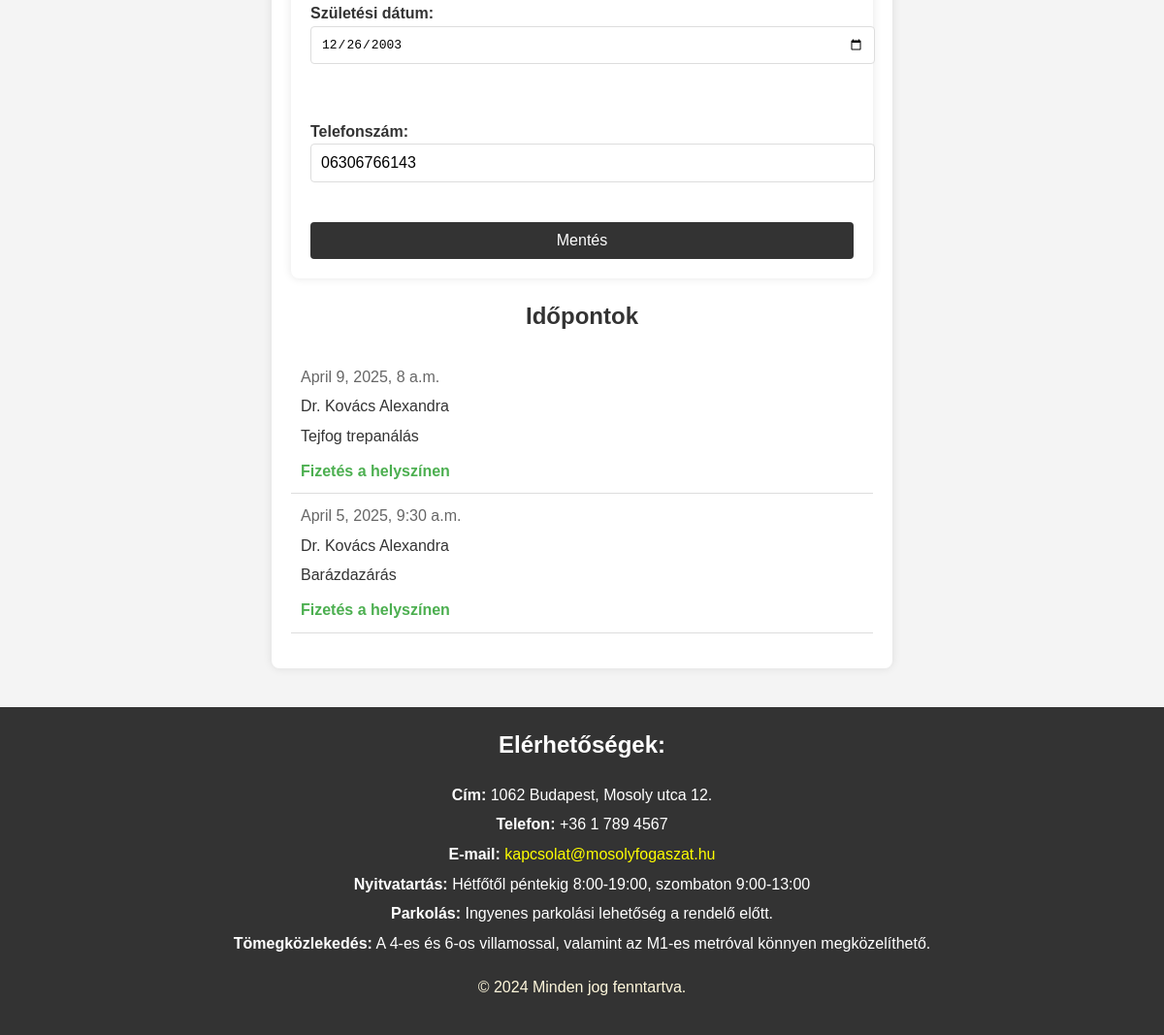
The app's page /profile/ (signed in, lower part), older data.
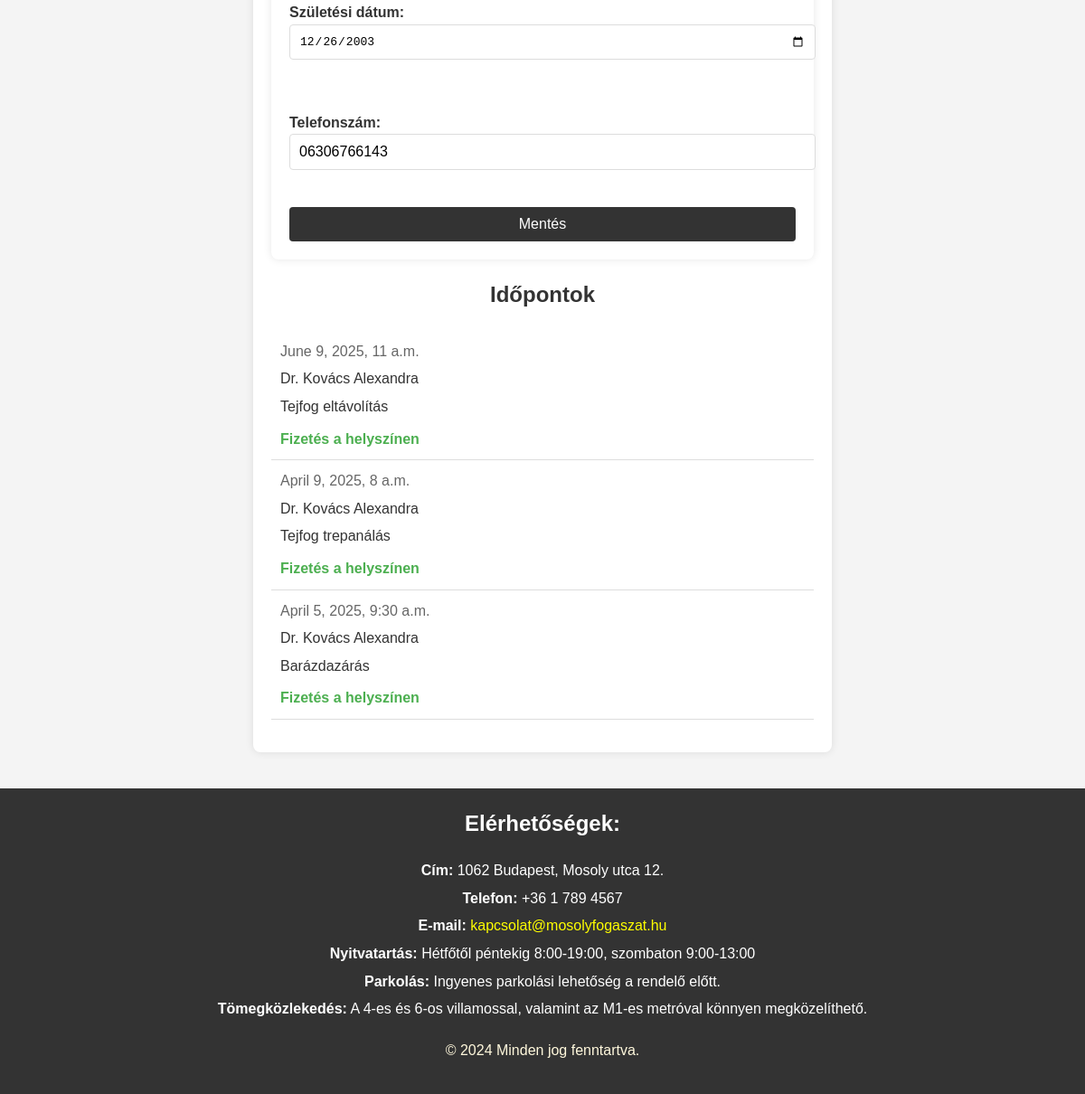
The same page, newer data.
### rendeloweboldal/models.py (models this page shows, shortened)
class Patient(models.Model):
    id = models.CharField(max_length=64, primary_key=True)
    name = models.CharField(max_length=255)
    gender = models.CharField(max_length=10, choices=[('male', 'Male'), ('female', 'Female')])
    birthDate = models.DateField(null=True, blank=True)
    telecom = models.CharField(max_length=255, null=True, blank=True)

class Appointment(models.Model):
    id = models.UUIDField(primary_key=True, default=uuid4, editable=False)
    patient = models.CharField(max_length=64, null=True, blank=True)
    practitioner = models.ForeignKey(Doctor, on_delete=models.SET_NULL, null=True, blank=True)
    treatment = models.ForeignKey(Treatment, on_delete=models.SET_NULL, null=True, blank=True)
    start = models.DateTimeField()
    end = models.DateTimeField()
    status = models.CharField(max_length=64, null=True, blank=True)  # Időpont státusza (pl. foglalt, elérhető)
    custom_description = models.TextField(null=True, blank=True)  # Időpont leírása, ezt szerkeszti a kezelőorvos

class Doctor(models.Model):
    id = models.CharField(max_length=64, primary_key=True)
    name = models.CharField(max_length=255)
    photo = models.ImageField(upload_to='doctor_pictures/', null=True, blank=True)
    qualification = models.TextField(null=True, blank=True)

class Treatment(models.Model):
    id = models.UUIDField(primary_key=True, default=uuid4, editable=False)
    name = models.CharField(max_length=255)
    description = models.TextField()
    duration = models.DurationField(null=True, blank=True)
    price = models.DecimalField(max_digits=10, decimal_places=0)

### rendeloweboldal/views.py (the view)
# urls.py: path('profile/', views.profile_view, name='profile'),
@login_required
def profile_view(request):
    user = request.user
    patient_form = None
    doctor_form = None
    if user.is_superuser:
        patient_form = None
    elif user.is_staff:
        doctor = get_object_or_404(Doctor, id=user.id)
        doctor_form = DoctorForm(request.POST or None, request.FILES or None, instance=doctor)
    else:
        try:
            patient = get_object_or_404(Patient, id=user.id)
            patient_form = PatientForm(request.POST or None, instance=patient)
        except Patient.DoesNotExist:
            patient_form = None
    if request.method == 'POST':
        form = ProfileForm(request.POST, request.FILES, instance=user)
        if form.is_valid():
            user = form.save(commit=False)
            if form.cleaned_data['password1']:
                user.set_password(form.cleaned_data['password1'])
            user.save()
            if patient_form and patient_form.is_valid():
                patient_form.save()
            if doctor_form and doctor_form.is_valid():
                doctor_form.save()
            update_session_auth_hash(request, user)
            messages.success(request, "A profilja sikeresen frissítve lett.")
            logger.info("Profile updated successfully")
            return redirect('profile')
        else:
            logger.error("Profile form is not valid: %s", form.errors)
    else:
        form = ProfileForm(instance=user)
    appointments = Appointment.objects.filter(patient=user.id, status='booked').select_related('paymentstatus').order_by('-start') if not user.is_superuser and not hasattr(user, 'doctor') else None
    now = timezone.now()
    return render(request, 'profile.html', {'form': form, 'patient_form': patient_form, 'doctor_form': doctor_form, 'appointments': appointments, 'now': now})

### rendeloweboldal/forms.py (shortened to what this page needs)
class ProfileForm(forms.ModelForm):
    password1 = forms.CharField(widget=forms.PasswordInput, label='Új jelszó', required=False)
    password2 = forms.CharField(widget=forms.PasswordInput, label='Új jelszó megerősítése', required=False)
    class Meta:
        model = RendeloUser
        fields = ['username', 'email', 'password1', 'password2']
    username = forms.CharField(
        max_length=255,
        label='Felhasználónév',
        validators=[RegexValidator(
            regex=r'^[\w.@+\-_]+$',
            message='Enter a valid username. This value may contain only letters, numbers, and @/./+/-/_ characters.'
        )]
    )
    email = forms.EmailField(label='Email cím', widget=forms.EmailInput(attrs={'style': 'width: 100%;'}))

class PatientForm(forms.ModelForm):
    class Meta:
        model = Patient
        fields = ['name', 'gender', 'birthDate', 'telecom']
    name = forms.CharField(max_length=255, label='Teljes név')
    gender = forms.ChoiceField(choices=[('male', 'Férfi'), ('female', 'Nő')], label='Nem')
    birthDate = forms.DateField(widget=forms.DateInput(attrs={'type': 'date'}), label='Születési dátum')
    telecom = forms.CharField(max_length=255, label='Telefonszám', required=False)

### rendeloweboldal/templates/profile.html (shortened to what this page needs)
{% extends "base.html" %}
{% load static %}
{% block content %}
<section class="profile">
    <form method="post" enctype="multipart/form-data" onsubmit="return validatePasswords()">
        {% if patient_form %}
            {{ patient_form.as_p }}
        {% endif %}
        <button type="submit">Mentés</button>
    </form>
    {% if not user.is_superuser and not user.is_staff %}
        <h2>Időpontok</h2>
        {% if appointments %}
            <ul class="appointments-list">
                {% for appointment in appointments %}
                    <li class="appointment-item" onclick="goToEdit_appointment('{{ appointment.id }}')">
                        <div class="appointment-details">
                            <span class="appointment-time">{{ appointment.start }}</span>
                            <span class="appointment-practitioner">{{ appointment.practitioner.name }}</span>
                            <span class="appointment-treatment">{{ appointment.treatment.name }}</span>
                            <span class="appointment-payment-status">
                                {% if appointment.paymentstatus.is_paid %}
                                    Fizetve
                                {% else %}
                                    Fizetés a helyszínen
                                {% endif %}
                            </span>
                        </div>
                    </li>
                {% endfor %}
            </ul>
        {% else %}
            <p>Nincsenek lefoglalt időpontjai.</p>
        {% endif %}
    {% endif %}
</section>
{% endblock %}

### rendeloweboldal/templates/base.html (shortened to what this page needs)
{% load static %}
<!DOCTYPE html>
<html lang="hu">
<head>
    <link rel="stylesheet" href="{% static 'css/style.css' %}">
    <link rel="stylesheet" id="color-scheme" href="{% static 'css/colors_light.css' %}">
</head>
<body>
    <main>
        {% block content %}{% endblock %}
    </main>
    <footer>
        <div class="contact-info">
            <h2>Elérhetőségek:</h2>
            <p><strong>Cím:</strong> 1062 Budapest, Mosoly utca 12.</p>
            <p><strong>Telefon:</strong> +36 1 789 4567</p>
            <p><strong>E-mail:</strong> <a href="mailto:kapcsolat@mosolyfogaszat.hu">kapcsolat@mosolyfogaszat.hu</a></p>
            <p><strong>Nyitvatartás:</strong> Hétfőtől péntekig 8:00-19:00, szombaton 9:00-13:00</p>
            <p><strong>Parkolás:</strong> Ingyenes parkolási lehetőség a rendelő előtt.</p>
            <p><strong>Tömegközlekedés:</strong> A 4-es és 6-os villamossal, valamint az M1-es metróval könnyen megközelíthető.</p>
        </div>
        <p class="copy">&copy; 2024 Minden jog fenntartva.</p>
    </footer>
</body>
</html>

### rendeloweboldal/static/Css/style.css (style rules this page uses)
body { font-family: Arial, sans-serif; line-height: 1.6; margin: 0; padding: 0; background-color: #f4f4f4; }
main { padding: 20px; }
form { background-color: white; padding: 20px; margin-bottom: 20px; border-radius: 8px; box-shadow: 0 0 10px rgba(0, 0, 0, 0.1); }
form label { font-weight: bold; }
form input, form select, form textarea { padding: 10px; border: 1px solid #ddd; border-radius: 4px; font-size: 1em; width: 100%; margin-bottom: 10px; }
form button { padding: 10px 20px; border: none; border-radius: 4px; background-color: #333; color: white; font-size: 1em; cursor: pointer; transition: background-color 0.3s; }
footer { background-color: #333; color: white; padding: 20px; text-align: center; }
.contact-info { margin-bottom: 20px; }
.contact-info h2 { margin-top: 0; }
.contact-info p { margin: 5px 0; }
.contact-info a { color: #ffcc00; text-decoration: none; }
.contact-info a[href^="mailto:"] { color: yellow; text-decoration: none; }
.copy { color: cornsilk; }
a[href^="mailto:"] { color: yellow; text-decoration: none; }
section.profile { padding: 20px; margin: 20px auto; border-radius: 8px; box-shadow: 0 0 10px rgba(0, 0, 0, 0.1); max-width: 600px; }
section.profile h2 { text-align: center; }
section.profile form { display: flex; flex-direction: column; gap: 15px; }
section.profile label { font-weight: bold; }
section.profile input, section.profile select, section.profile textarea { padding: 10px; border: 1px solid #ddd; border-radius: 4px; font-size: 1em; width: 100%; margin-bottom: 10px; }
section.profile button { padding: 10px 20px; border: none; border-radius: 4px; background-color: #333; color: white; font-size: 1em; cursor: pointer; transition: background-color 0.3s; }
.appointments-list { list-style-type: none; padding: 0; }
.appointment-item { display: flex; justify-content: space-between; align-items: center; padding: 10px; border-bottom: 1px solid #ddd; flex-wrap: nowrap; }
.appointment-details { display: flex; flex-direction: column; flex-grow: 1; margin-right: 10px; }
.appointment-time, .appointment-practitioner, .appointment-treatment { margin-bottom: 5px; }
button { padding: 10px 20px; border: none; border-radius: 4px; background-color: #333; color: white; font-size: 1em; cursor: pointer; transition: background-color 0.3s; }
.appointment-time { font-size: 1em; color: #666; }
.appointment-payment-status { font-weight: bold; color: #4CAF50; margin-top: 5px; }

### rendeloweboldal/static/Css/colors_light.css (style rules this page uses)
body, header { background-color: #f4f4f4; color: #333; }
.navbar, footer { background-color: #333; color: white; }
.header-title, .navbar a, footer { color: white; }
form, .intro, .pricing, .appointments, .appointment, .patient-detail, .working-hours-form, .info-message, .profile, .admin { background-color: white; color: #333; }
.button, .button-like, button, .add-button, .edit-button, .delete-button, .cancel-button, .dialog-box button { background-color: #333; color: white; }
.contact-info a { color: #ffcc00; }
.contact-info a[href^="mailto:"] { color: yellow; }
.copy { color: cornsilk; }
a[href^="mailto:"] { color: yellow; }
section.profile { background-color: white; color: #333; }

Row changes from the older to the newer data that the page shows:
added Appointment: start "June 9, 2025, 11 a.m.", practitioner.name "Dr. Kovács Alexandra", treatment.name "Tejfog eltávolítás", shows "Fizetés a helyszínen"
